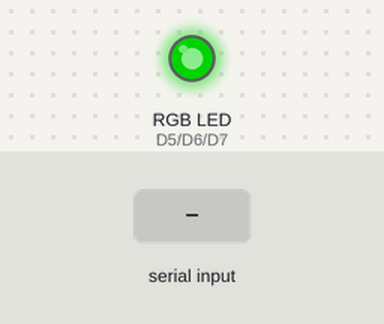
The sketch below on a simulated ESP8266 (NodeMCU). Shown: an RGB LED mixed from three pins (HIGH = lit). The inputs (shaded band) are chosen by the test bench. Dim RGB values are drawn brighter than linear; WiFi joins after 1.5 s; servers stay silent unless stated; not simulated (calls return 0 or success): wifi_config.h; what the sketch prints to the serial monitor is not drawn.

Above: at 2.7 s.
2.8 s: "command,1\n" received over Serial
At 3.1 s:
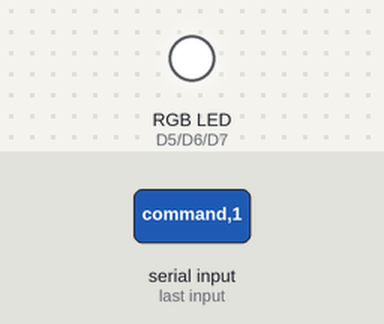
4.3 s: "r90\n" received over Serial
At 5.2 s:
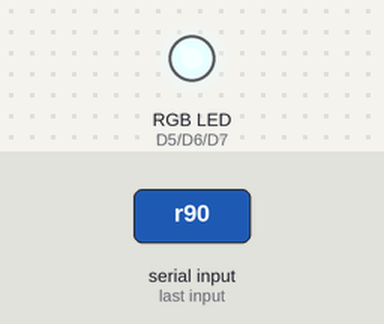
5.8 s: "b90\n" received over Serial
At 6.1 s:
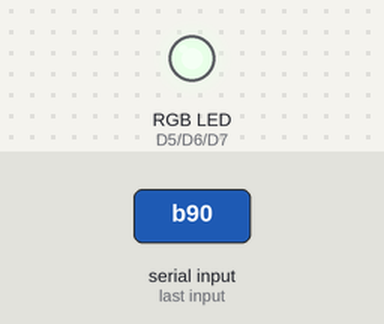
7.3 s: "r,45\n" received over Serial
At 8.6 s:
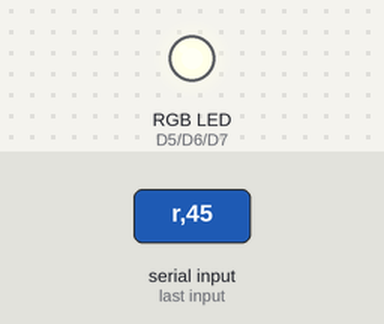
Timing chart, 0 to 9.8 s (numbered marks = the images above; inputs shaded):
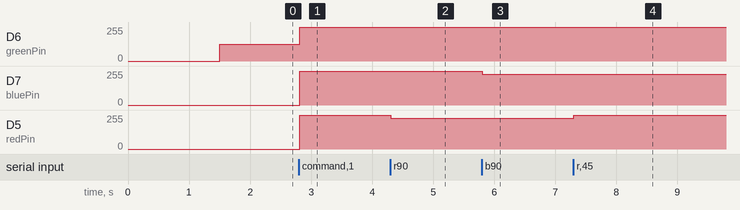

The sketch:

color_wifi.ino
```cpp
/**
 * Remote control RGB LED
 * ESP 8226
 * Common annode.
 * Missing corner = blue with Oomlout RGB square LED, with blue at bottom, clockwise pinout is R G B Common+.
 * Used 270 ohm resistors for all 3 colors, but can use 100 ohm for brighter.
 */

#include <ESP8266WiFi.h>
#include <ESP8266WebServer.h>

#include "wifi_config.h"

#define SERVER_PORT 80

boolean wifiConnected = false;
ESP8266WebServer server(SERVER_PORT);

int redPin = D5;
int greenPin = D6;
int bluePin = D7;

// comment out this line if using a common cathode LED instead
#define COMMON_ANODE

// ESP8226 pins all use 10-bit software analog read
short fullBright = 1023;

short red;
short green;
short blue;

// Serve out the web page version
void handleRoot()
{

  // good thing we've got some RAM to burn /s
  String pageContent = "<!DOCTYPE HTML>"
                       "<html>";

  // prevent favicon request
  pageContent += "<head>"
                 "<link rel='icon' href='data:,'>"
                 "<style>\n"
                 "body, button { font-size: 18pt }\n"
                 "</style>\n"
                 "</head>\n"
                 "<body>\n"
                 "LED color: <input type='color' value='#ffffff' id='ledColor' oninput='updateLed'/>\n"
                 "<script>\n"
                 "function sendCommand(path, command, callback){ \n"
                 "  var xhr = new XMLHttpRequest();\n"
                 "  xhr.open('POST', path + '?command='+ command);\n"
                 "  xhr.onreadystatechange = function () { \n"
                 "    if(xhr.readyState === XMLHttpRequest.DONE){ \n"
                 "       console.log('Updated') \n"
                 "      if(callback){ callback(); }\n"
                 "    }\n"
                 "  };\n"
                 "  xhr.send();\n"
                 "  console.log('sending command');\n"
                 "}\n"
                 "function hexToRGB(hexColor){\n"
                 " // abuse int coercion of hex escape string by bitwise operator\n"
                 "  return ['0x' + hexColor[1] + hexColor[2] | 0, '0x' + hexColor[3] + hexColor[4] | 0, '0x' + hexColor[5] + hexColor[6] | 0].join(',');\n"
                 "}\n"
                 "function updateLed(){\n"
                 "  sendCommand('/led', hexToRGB(this.value));\n"
                 "}\n"
                 "var ledPicker = document.getElementById('ledColor');\n"
                 "ledPicker.addEventListener('input', updateLed);\n"
                 "</script>\n"
                 "</html>";

  server.send(200, "text/html", pageContent);
}

// special value to represent that no command was supplied
const String NO_COMMAND = "NO_COMMAND" ;

String getCommand(){
  // check if it's a valid update (just use first query parameter)
  if(server.args() > 0 && server.argName(0).equals("command")){
    String command = server.arg(0);
    Serial.print("Got command "); Serial.println(command);
    return command;
  }
  return NO_COMMAND;
}

short readShortFromString(String str, int index) {
  if(index + 3 > str.length()){
    return (short) 0;
  }

  int endIndex = str.indexOf(',', index);
  // handle if at end of string
  if(endIndex == -1) {
    endIndex = index + 3;
  }
  // handle value being less than 3 characters
  // need to use _min because of this issue https://github.com/esp8266/Arduino/issues/263
  endIndex = _min(endIndex, index +3);
  String strValue = str.substring(index, endIndex);
  Serial.print("Parsing strValue: ");
  Serial.println(strValue);
  return (short) strValue.toInt();
}

void handleLedPath()
{
  String command = getCommand();
  // make sure we actually got a command
  if (!NO_COMMAND.equals(command))
  {
    //TODO check the string is correct pattern
    // attempt to parse the RGB values ("rrr,ggg,bbb")
    red = readShortFromString(command, 0);
    green = readShortFromString(command, 4);
    blue = readShortFromString(command, 8);
    setColor(red, green, blue);
    server.send(200, "text/plain", "Success");
  }
}

void handleNotFound()
{
  server.send(404);
}

void setup()
{
  Serial.begin(115200);

  // Connect to WiFi network
  Serial.println();
  Serial.println();
  Serial.print("Connecting to ");
  Serial.println(ssid);

  WiFi.mode(WIFI_STA);
  WiFi.begin(ssid, password);

  while (WiFi.status() != WL_CONNECTED)
  {
    delay(500);
    Serial.print(".");
  }
  Serial.println("");
  Serial.println("WiFi connected");
  wifiConnected = true;

  server.on("/", handleRoot);
  server.on("/led", handleLedPath);
  server.onNotFound(handleNotFound);

  // Start the server
  server.begin();
  Serial.println("Server started");

  // Print the IP address
  Serial.print("Use this URL to connect: ");
  Serial.print("http://");
  Serial.print(WiFi.localIP());
  Serial.println("/");

  pinMode(redPin, OUTPUT);
  pinMode(greenPin, OUTPUT);
  pinMode(bluePin, OUTPUT);

  Serial.println("Setup complete");
  red = green = blue = fullBright;
  setColor(red, green, blue);
}

short readValue()
{
  int buffSize = 5;
  char valueStr[buffSize];
  // default the buffer to the null terminated string 0, so we default to a value of 0
  valueStr[0] = '0';
  valueStr[1] = '\0';
  int i = 0;
  int nextCh;
  // read to the end of the input / line
  while (Serial.available() > 0 && (nextCh = Serial.read()) != '\n')
  {
    if (i < buffSize - 1)
    {
      valueStr[i++] = (char)nextCh;
    }
  }

  // terminate the string
  valueStr[i++] = '\0';
  Serial.print("got valueStr ");
  Serial.println(valueStr);
  // convert the characters to a value (special value of m = max brightness)
  int value = (valueStr[0] == 'm') ? fullBright : (short)atoi(valueStr);
  Serial.print("got value ");
  Serial.println(value);
  return value;
}

void loop()
{
  // handle any http clients
  server.handleClient();

  // attempt to read any serial commands
  int color;
  if (Serial.available() > 0)
  {
    color = Serial.read();
    switch (color)
    {
    case 'r':
      red = readValue();
      break;
    case 'g':
      green = readValue();
      break;
    case 'b':
      blue = readValue();
      break;
    case 'w': // white
      red = green = blue = fullBright;
      break;
    case 'o': // off
      red = green = blue = 0;
      break;
    default:
      Serial.println("Unknown color");
    }

    Serial.print("Setting color ");
    Serial.print((char)color);
    Serial.print(": ");
    Serial.print(red);
    Serial.print(", ");
    Serial.print(green);
    Serial.print(", ");
    Serial.println(blue);
    setColor(red, green, blue);
  }

  delay(10);
}

void setColor(int red, int green, int blue)
{
#ifdef COMMON_ANODE
  red = fullBright - red;
  green = fullBright - (green / 2);
  blue = fullBright - blue;
#endif
  analogWrite(redPin, red);
  analogWrite(greenPin, green);
  analogWrite(bluePin, blue);
}
```

Measured:
- after the input at 2.8 s, D6 (greenPin): 127/255 → 255/255 at once; D7 (bluePin), D5 (redPin): 0/255 → 255/255 at once
- after the input at 4.3 s, D5 (redPin): 255/255 → 232/255 at once
- after the input at 5.8 s, D7 (bluePin): 255/255 → 232/255 at once
- after the input at 7.3 s, D5 (redPin): 232/255 → 255/255 at once
